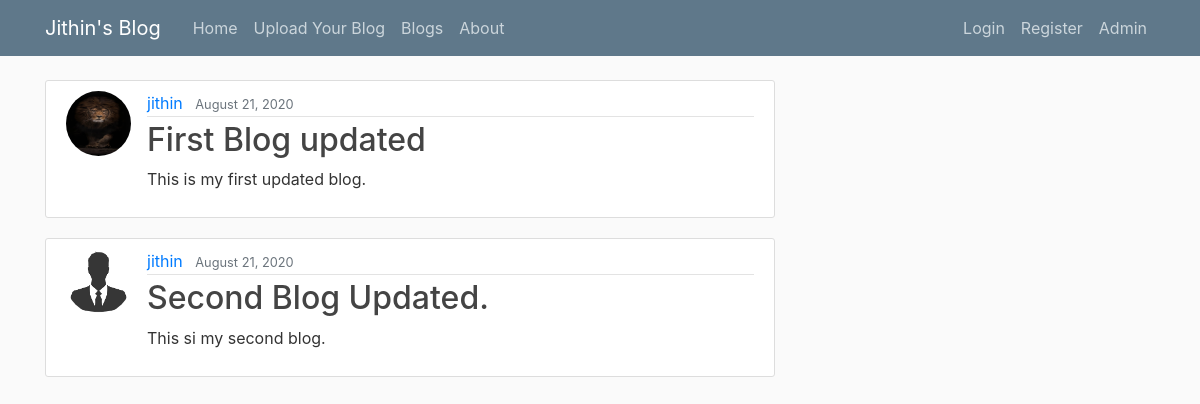
Page /post/list/ on the earlier database version.
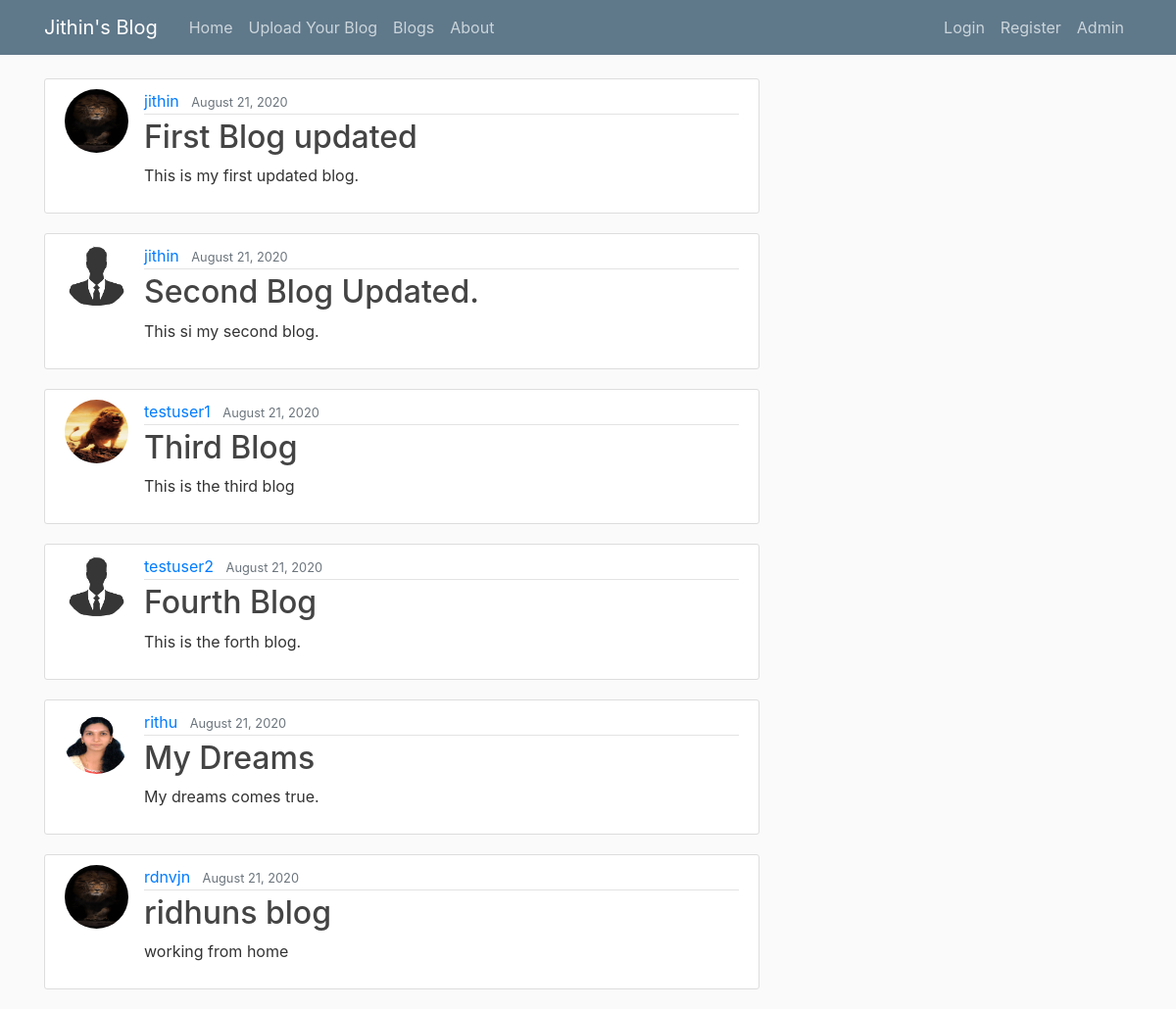
Same page on the later database version.
### blogs/models.py (models this page shows, shortened)
class Posts(models.Model):
    Title = models.CharField(max_length=128)
    Content = models.TextField()
    Date_Of_Upload = models.DateTimeField(default=timezone.now)
    Image = models.ImageField(default="default.jpg",upload_to="profile_pics",blank="True")
    author = models.ForeignKey(User,on_delete=models.CASCADE)

### blogs/views.py (the view)
# urls.py: path('post/list/',BlogListView.as_view(),name="list"),
class BlogListView(ListView):
    model = Posts

### blogs/templates/blogs/posts_list.html
{% extends "blogs/base.html" %}
{% block content %}
{% for posts in object_list %}
<article class="media content-section">
  <img class="rounded-circle article-img" src="{{ posts.Image.url }}">
     <div class="media-body">
       <div class="article-metadata">
         <a class="mr-2" href="#">{{ posts.author }}</a>
         <small class="text-muted">{{ posts.Date_Of_Upload|date:"F d, Y" }}</small>
       </div>
       <h2><a class="article-title" href="{% url "detail" posts.id %}">{{ posts.Title }}</a></h2>
       <p class="article-content">{{ posts.Content }}</p>
     </div>
    </article>
{% endfor %}
{% endblock %}

### blogs/templates/blogs/base.html (shortened to what this page needs)
<!DOCTYPE html>
{% load static %}
<html lang="en" dir="ltr">
  <head>
    <link rel="stylesheet" href="https://stackpath.bootstrapcdn.com/bootstrap/4.5.0/css/bootstrap.min.css">
    <link rel="stylesheet" type="text/css" href="{% static "style.css" %}">
  </head>
  <body>
    <header class="site-header">
      <nav class="navbar navbar-expand-md navbar-dark bg-steel fixed-top">
        <div class="container">
          <a class="navbar-brand mr-4" href="/">Jithin's Blog</a>
          <div class="collapse navbar-collapse" id="navbarToggle">
            <div class="navbar-nav mr-auto">
              <a class="nav-item nav-link" href="#">Home</a>
              <a class="nav-item nav-link" href="{% url "create" %}">Upload Your Blog</a>
              <a class="nav-item nav-link" href="{% url "list" %}">Blogs</a>
              <a class="nav-item nav-link" href="#">About</a>
            </div>
            <div class="navbar-nav">
              {% if user.is_authenticated %}
              <a class="nav-item nav-link" href="{% url "logout" %}">Logout</a>
              {% else %}
              <a class="nav-item nav-link" href="{% url "login" %}">Login</a>
              <a class="nav-item nav-link" href="{% url "register" %}">Register</a>
              {% endif %}
              <a class="nav-item nav-link" href="{% url "admin:index" %}">Admin</a>
            </div>
          </div>
        </div>
      </nav>
    </header>
    <main role="main" class="container">
      <div class="row">
        <div class="col-md-8">
          {% block content %}{% endblock %}
        </div>
  </body>
</html>

### blogs/static/style.css (style rules this page uses)
body { background: #fafafa; color: #333333; margin-top: 5rem; }
h1, h2, h3, h4, h5, h6 { color: #444444; }
.bg-steel { background-color: #5f788a; }
.site-header .navbar-nav .nav-link { color: #cbd5db; }
.content-section { background: #ffffff; padding: 10px 20px; border: 1px solid #dddddd; border-radius: 3px; margin-bottom: 20px; }
.article-title { color: #444444; }
.article-content { white-space: pre-line; }
.article-img { height: 65px; width: 65px; margin-right: 16px; }
.article-metadata { padding-bottom: 1px; margin-bottom: 4px; border-bottom: 1px solid #e3e3e3 }

Differences in the rows shown:
added Posts: Image (picture), author "testuser1", Date_Of_Upload "August 21, 2020", Title "Third Blog", Content "This is the third blog"
added Posts: Image (placeholder picture), author "testuser2", Date_Of_Upload "August 21, 2020", Title "Fourth Blog", Content "This is the forth blog."
added Posts: Image (picture), author "rithu", Date_Of_Upload "August 21, 2020", Title "My Dreams", Content "My dreams comes true."
added Posts: Image (picture), author "rdnvjn", Date_Of_Upload "August 21, 2020", Title "ridhuns blog", Content "working from home"
